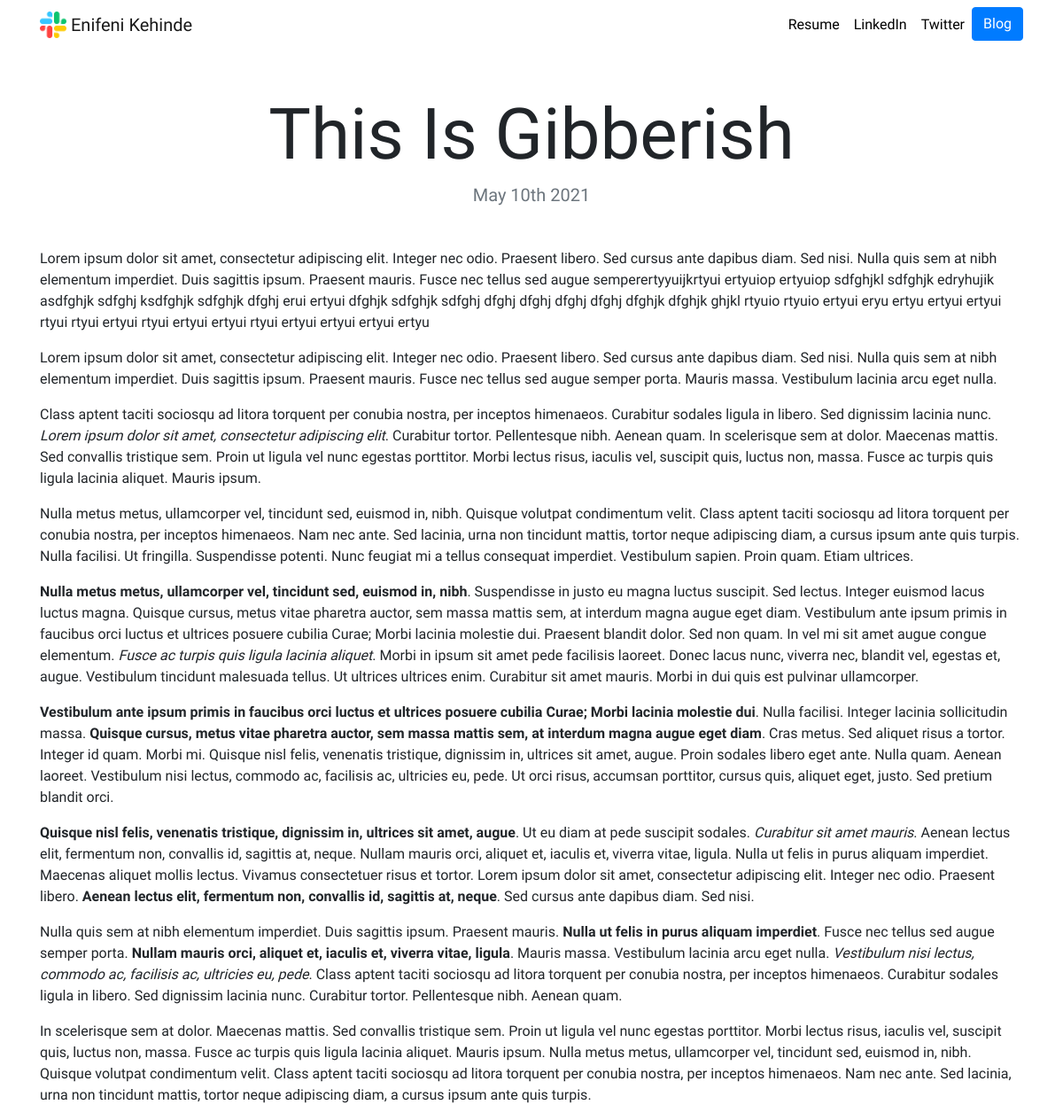
The app's page /blog/4/ with its own data.
### blog/models.py (models this page shows, shortened)
class Blogpost(models.Model):
    title = models.CharField(max_length=100)
    date = models.DateField()
    description = models.CharField(max_length=10000)
    blog_text = models.TextField(max_length=10000)

### blog/views.py (the view)
# urls.py: path('<int:blog_id>/', views.detail, name='detail'),
def detail(request, blog_id):
    blog = get_object_or_404(Blogpost, pk=blog_id)
    return render(request, 'blog/detail.html', {'blog':blog})

### blog/templates/blog/detail.html
{% extends "portfolio/base.html" %}
{% load static %}
{% block content %}
<h1 class="text-center mt-5" id="blogdetailtitle">{{ blog.title }}</h1>
<h5 class="text-center text-muted mb-5">{{ blog.date|date:'F jS Y' }}</h5>
{{ blog.description|safe }}
{% endblock %}

### portfolio/static/portfolio/custom.css (style rules this page uses)
body { font-family: 'Itim', sans-serif; }
@media (min-width: 992px) { #blogdetailtitle { font-size: 5rem; } }

### records on screen
Blogpost: title "This Is Gibberish", date "May 10th 2021", description "Lorem ipsum dolor sit amet, consectetur adipiscing elit. Integer nec odio. Praesent libero. Sed cursus ante dapibus diam. Sed nisi. Nulla quis sem at nibh elementum imperdiet. Duis sagittis ipsum. Praesent mauris. Fusce nec tellus sed augue semperertyyuijkrtyui ertyuiop ertyuiop sdfghjkl sdfghjk edryhujik asdfghjk sdfghj ksdfghjk sdfghjk dfghj erui ertyui dfghjk sdfghjk sdfghj dfghj dfghj dfghj dfghj dfghjk dfghjk ghjkl rtyuio rtyuio ertyui eryu ertyu ertyui ertyui rtyui rtyui ertyui rtyui ertyui ertyui rtyui ertyui ertyui ertyui ertyu Lorem ipsum dolor sit amet, consectetur adipiscing elit. Integer nec odio. Praesent libero. Sed cursus ante dapibus diam. Sed nisi. Nulla quis sem at nibh…"
